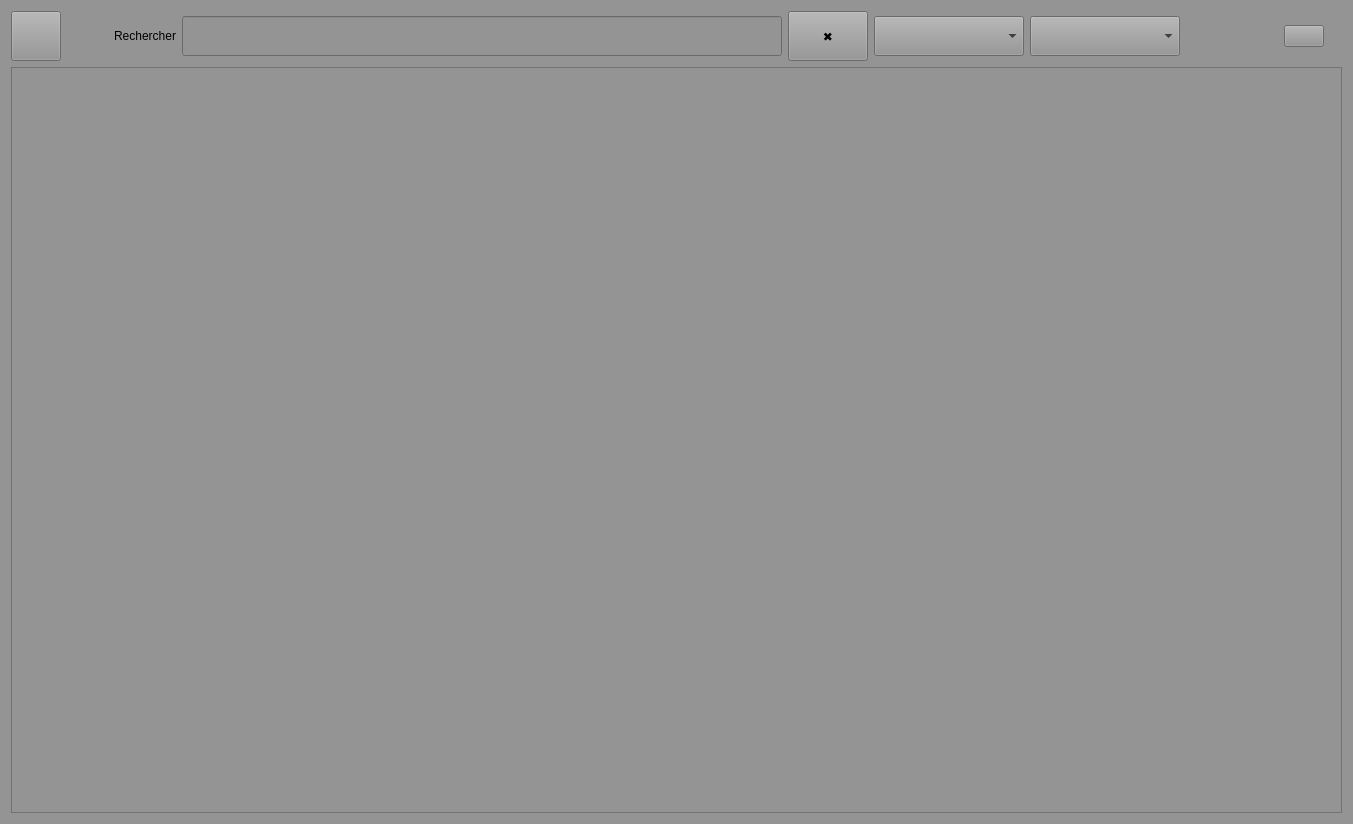
<?xml version="1.0" encoding="UTF-8"?>
<ui version="4.0">
 <class>Inventaire</class>
 <widget class="QWidget" name="Inventaire">
  <property name="geometry">
   <rect>
    <x>0</x>
    <y>0</y>
    <width>1353</width>
    <height>824</height>
   </rect>
  </property>
  <property name="baseSize">
   <size>
    <width>1280</width>
    <height>720</height>
   </size>
  </property>
  <property name="windowTitle">
   <string>Form</string>
  </property>
  <property name="styleSheet">
   <string notr="true">QWidget {
    background-color: rgb(148, 148, 148);
}
</string>
  </property>
  <layout class="QGridLayout" name="gridLayout_2">
   <item row="0" column="2" colspan="5">
    <layout class="QHBoxLayout" name="horizontalLayout">
     <item>
      <widget class="QPushButton" name="buttonNewFolder">
       <property name="sizePolicy">
        <sizepolicy hsizetype="Minimum" vsizetype="Minimum">
         <horstretch>0</horstretch>
         <verstretch>0</verstretch>
        </sizepolicy>
       </property>
       <property name="minimumSize">
        <size>
         <width>50</width>
         <height>50</height>
        </size>
       </property>
       <property name="text">
        <string/>
       </property>
       <property name="icon">
        <iconset resource="resources.qrc">
         <normaloff>:/icons/add_folder.svg</normaloff>:/icons/add_folder.svg</iconset>
       </property>
       <property name="iconSize">
        <size>
         <width>32</width>
         <height>32</height>
        </size>
       </property>
      </widget>
     </item>
     <item>
      <spacer name="horizontalSpacer_2">
       <property name="orientation">
        <enum>Qt::Orientation::Horizontal</enum>
       </property>
       <property name="sizeHint" stdset="0">
        <size>
         <width>150</width>
         <height>20</height>
        </size>
       </property>
      </spacer>
     </item>
     <item>
      <widget class="QLabel" name="label">
       <property name="lineWidth">
        <number>1</number>
       </property>
       <property name="text">
        <string>Rechercher</string>
       </property>
       <property name="textFormat">
        <enum>Qt::TextFormat::AutoText</enum>
       </property>
      </widget>
     </item>
     <item>
      <widget class="QLineEdit" name="searchBar">
       <property name="minimumSize">
        <size>
         <width>600</width>
         <height>40</height>
        </size>
       </property>
      </widget>
     </item>
     <item>
      <widget class="QPushButton" name="buttonClearSearch">
       <property name="minimumSize">
        <size>
         <width>0</width>
         <height>50</height>
        </size>
       </property>
       <property name="text">
        <string>✖</string>
       </property>
      </widget>
     </item>
     <item>
      <widget class="QComboBox" name="comboSort">
       <property name="minimumSize">
        <size>
         <width>150</width>
         <height>40</height>
        </size>
       </property>
      </widget>
     </item>
     <item>
      <widget class="QComboBox" name="comboFilter">
       <property name="minimumSize">
        <size>
         <width>150</width>
         <height>40</height>
        </size>
       </property>
      </widget>
     </item>
     <item>
      <spacer name="horizontalSpacer">
       <property name="orientation">
        <enum>Qt::Orientation::Horizontal</enum>
       </property>
       <property name="sizeHint" stdset="0">
        <size>
         <width>200</width>
         <height>20</height>
        </size>
       </property>
      </spacer>
     </item>
     <item>
      <widget class="QPushButton" name="buttonMenu">
       <property name="autoFillBackground">
        <bool>false</bool>
       </property>
       <property name="styleSheet">
        <string notr="true">QPushButton {
background-color: #F44336;  /* Rouge primaire */
color: white;
font-size: 14px;
border: 2px solid #D32F2F;
border-radius: 5px;
padding: 6px 12px;
text-align: left;
padding-left: 8px;
padding-right: 8px;
```

}

QPushButton\:hover { background-color: #E57373; }
QPushButton\:pressed { background-color: #C62828; } </string>
       </property>
       <property name="text">
        <string/>
       </property>
       <property name="icon">
        <iconset resource="resources.qrc">
         <normaloff>:/icons/cross.svg</normaloff>:/icons/cross.svg</iconset>
       </property>
       <property name="iconSize">
        <size>
         <width>40</width>
         <height>40</height>
        </size>
       </property>
      </widget>
     </item>
    </layout>
   </item>
   <item row="2" column="2" colspan="8">
    <widget class="QScrollArea" name="scrollAreaInventaire">
     <property name="widgetResizable">
      <bool>true</bool>
     </property>
     <widget class="QWidget" name="scrollAreaWidgetContents">
      <property name="geometry">
       <rect>
        <x>0</x>
        <y>0</y>
        <width>1333</width>
        <height>746</height>
       </rect>
      </property>
      <layout class="QVBoxLayout" name="verticalLayout">
       <item>
        <widget class="QWidget" name="containerWidget" native="true">
         <layout class="QVBoxLayout" name="containerLayout">
          <item>
           <layout class="QGridLayout" name="gridLayout"/>
          </item>
         </layout>
        </widget>
       </item>
      </layout>
     </widget>
    </widget>
   </item>
  </layout>
 </widget>
 <resources>
  <include location="resources.qrc"/>
 </resources>
 <connections/>
</ui>
